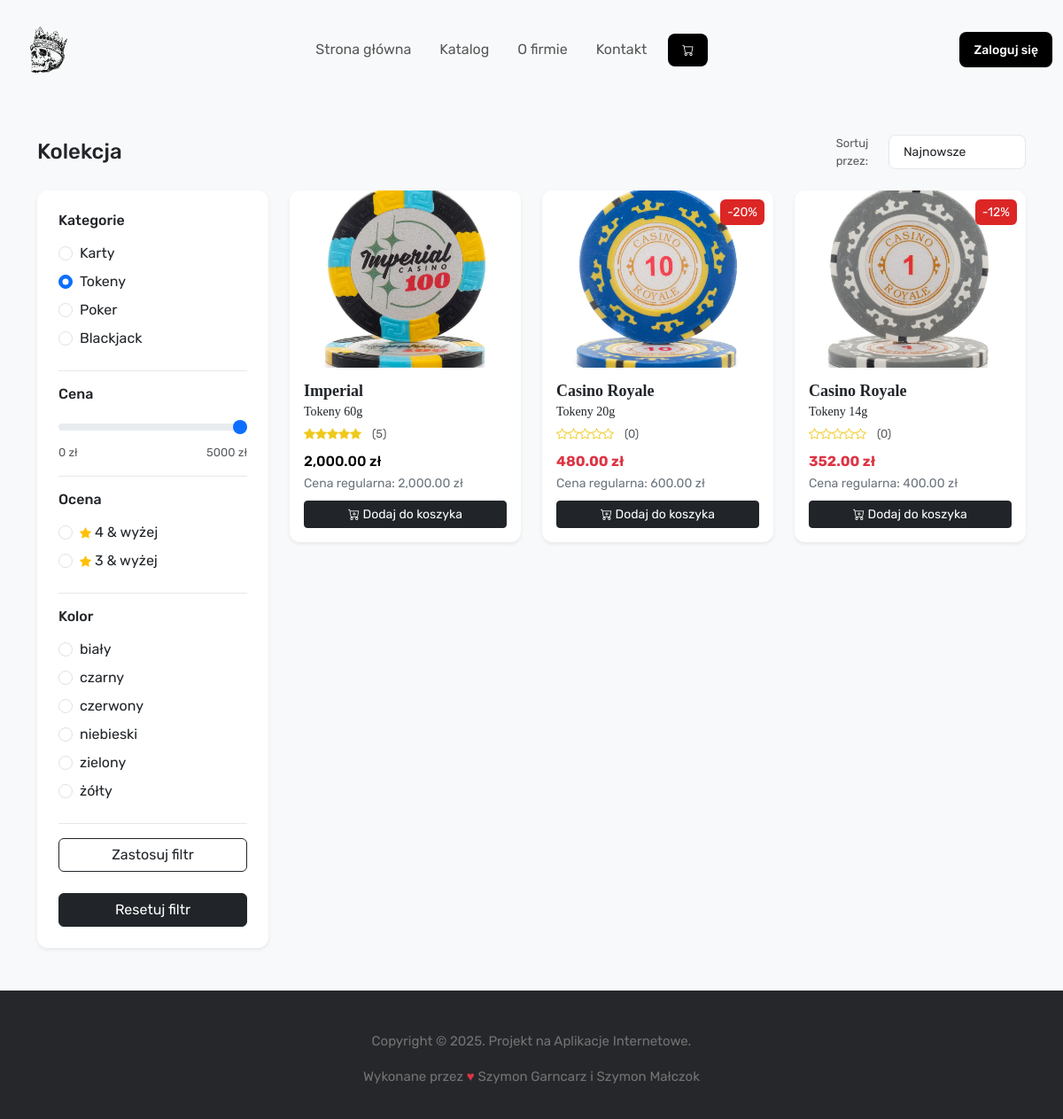
Screenshot of /catalog.php?category=2 with the database file from the repository.
### tables this page shows
CREATE TABLE `kategorie` (
  `id` int(11) NOT NULL,
  `kategoria` varchar(255) NOT NULL
);

CREATE TABLE `kolory` (
  `id` int(11) NOT NULL,
  `kolor` varchar(50) NOT NULL
);

CREATE TABLE `produkty` (
  `id` int(11) NOT NULL,
  `nazwa` varchar(50) NOT NULL,
  `opis` text NOT NULL,
  `kolor_id` int(11) DEFAULT NULL,
  `id_kategorii` int(11) NOT NULL,
  `ilosc` int(11) NOT NULL,
  `cena` float NOT NULL,
  `img_path` varchar(255) NOT NULL,
  `znizka` int(11) NOT NULL,
  `ocena` decimal(2,1) NOT NULL
);

### catalog.php (the view, shortened to what this page needs)
<!DOCTYPE html>
<html lang="pl">
<head>
    <?php include("structure/header.php"); ?>
    <link rel="stylesheet" href="css/catalog.css">
</head>
<body>
    <?= include("structure/nav.php"); ?>
    <body>
        <div class="container py-5">
            <div class="d-flex justify-content-between align-items-center mb-4">
                <h4 class="mb-0">Kolekcja</h4>
                <form method="get" class="d-flex gap-2 align-items-center">
                    <span class="text-muted">Sortuj przez:</span>
                    <select name="sort" class="sort-btn form-select form-select-sm" onchange="this.form.submit()">
                        <option value="newest" <?= (!isset($_GET['sort']) || $_GET['sort'] == 'newest') ? 'selected' : '' ?>>Najnowsze</option>
                    </select>
                </form>
            </div>
            <div class="row g-4">
                <div class="col-lg-3">
                    <form method="get" id="filtersForm">
                        <div class="filter-sidebar p-4 shadow-sm">
                            <div class="filter-group">
                                <h6 class="mb-3">Kategorie</h6>
                                <?php
                                require_once("misc/database.php");
                                $cat_result = mysqli_query($conn, "SELECT id, kategoria FROM kategorie");
                                while ($cat = mysqli_fetch_assoc($cat_result)) {
                                    $checked = (isset($_GET['category']) && $_GET['category'] == $cat['id']) ? 'checked' : '';
                                    echo '<div class="form-check mb-2">
                                            <input class="form-check-input" type="radio" name="category" value="' . $cat['id'] . '" id="cat' . $cat['id'] . '" ' . $checked . '>
                                            <label class="form-check-label" for="cat' . $cat['id'] . '">' . htmlspecialchars($cat['kategoria']) . '</label>
                                          </div>';
                                }
                                ?>
                            </div>
                            <div class="filter-group">
                                <h6 class="mb-3">Cena</h6>
                                <input type="range" class="form-range" min="0" max="5000"
                                    value="<?= isset($_GET['max_price']) ? intval($_GET['max_price']) : 5000 ?>"
                                    name="max_price" oninput="this.nextElementSibling.innerText=this.value+' zł'">
                                <div class="d-flex justify-content-between">
                                    <span class="text-muted">0 zł</span>
                                    <span class="text-muted"><?= isset($_GET['max_price']) ? intval($_GET['max_price']) : 5000 ?> zł</span>
                                </div>
                            </div>
                            <div class="filter-group">
                                <h6 class="mb-3">Ocena</h6>
                                <div class="form-check mb-2">
                                    <input class="form-check-input" type="radio" name="rating" value="4" id="rating4"
                                        <?= (isset($_GET['rating']) && $_GET['rating'] == '4') ? 'checked' : '' ?>>
                                    <label class="form-check-label" for="rating4">
                                        <i class="bi bi-star-fill text-warning"></i> 4 & wyżej
                                    </label>
                                </div>
                                <div class="form-check mb-2">
                                    <input class="form-check-input" type="radio" name="rating" value="3" id="rating3"
                                        <?= (isset($_GET['rating']) && $_GET['rating'] == '3') ? 'checked' : '' ?>>
                                    <label class="form-check-label" for="rating3">
                                        <i class="bi bi-star-fill text-warning"></i> 3 & wyżej
                                    </label>
                                </div>
                            </div>
                            <div class="filter-group">
                                <h6 class="mb-3">Kolor</h6>
                                <?php
                                $color_result = mysqli_query($conn, "SELECT id, kolor FROM kolory");
                                while ($color = mysqli_fetch_assoc($color_result)) {
                                    $val = htmlspecialchars($color['id']);
                                    $name = htmlspecialchars($color['kolor']);
                                    $checked = (isset($_GET['color']) && $_GET['color'] == $val) ? 'checked' : '';
                                    echo '<div class="form-check mb-2">
                                            <input class="form-check-input" type="radio" name="color" value="' . $val . '" id="color_' . $val . '" ' . $checked . '>
                                            <label class="form-check-label" for="color_' . $val . '">' . $name . '</label>
                                          </div>';
                                }
                                ?>
                            </div>
                            <button class="btn btn-outline-dark w-100" type="submit">Zastosuj filtr</button><br><br>
                            <a href="catalog.php" class="btn btn-dark w-100">Resetuj filtr</a>
                        </div>
                    </form>
                </div>
                <div class="col-lg-9">
                    <div class="row g-4">
                        <?php
                        $where = [];
                        if (isset($_GET['category']) && is_numeric($_GET['category'])) {
                            $where[] = "id_kategorii = " . intval($_GET['category']);
                        }
                        $where_sql = $where ? "WHERE " . implode(" AND ", $where) : "";
                        $order = "ORDER BY id DESC";
                        $sql = "SELECT * FROM produkty $where_sql $order";
                        $result = mysqli_query($conn, $sql);
                        while ($row = mysqli_fetch_assoc($result)) {
                            $discount = (int) $row['znizka'];
                            $price = number_format($row['cena'], 2);
                            $final_price = $discount > 0 ? number_format($row['cena'] * (1 - $discount / 100), 2) : $price;
                            ?>
                            <div class="col-md-4">
                                <div class="product-card shadow-sm">
                                    <a href="product_card.php?id=<?= $row['id'] ?>"
                                        style="text-decoration:none;color:inherit;">
                                        <div class="position-relative">
                                            <img src="zdjecia/produkty/<?= htmlspecialchars($row['img_path']) ?>"
                                                class="product-image w-100" alt="Product">
                                            <?php if ($discount > 0): ?>
                                                <span class="discount-badge">-<?= $discount ?>%</span>
                                            <?php endif; ?>
                                        </div>
                                    </a>
                                    <div class="p-3">
                                        <h5 class="mb-1 header"><?= htmlspecialchars($row['nazwa']) ?></h5>
                                        <h6 class="mb-1 header-child"><?= htmlspecialchars($row['opis']) ?></h6>
                                        <div class="rating-stars mb-2">
                                            <?php
                                            $rating = (float) $row['ocena'];
                                            for ($i = 1; $i <= 5; $i++) {
                                                if ($rating >= $i) {
                                                    echo '<i class="bi bi-star-fill"></i>';
                                                } elseif ($rating >= $i - 0.5) {
                                                    echo '<i class="bi bi-star-half"></i>';
                                                } else {
                                                    echo '<i class="bi bi-star"></i>';
                                                }
                                            }
                                            ?>
                                            <span class="text-muted ms-2">(<?= $rating ?>)</span>
                                        </div>
                                        <div class="d-flex justify-content-between align-items-center">
                                            <span class="price<?= $discount > 0 ? ' text-danger fw-bold' : '' ?>">
                                                <?= $final_price ?> zł
                                            </span>
                                        </div>
                                        <small class="text-secondary">Cena regularna: <?= $price ?> zł</small>
                                        <form method="post" action="shopping_cart/add_to_cart.php" class="mt-2">
                                            <button type="submit" class="btn btn-dark btn-sm w-100">
                                                <i class="bi bi-cart-plus"></i> Dodaj do koszyka
                                            </button>
                                        </form>
                                    </div>
                                </div>
                            </div>
                        <?php } ?>
                    </div>
                </div>
            </div>
        </div>
        <?php include("structure/footer.php"); ?>
    </body>
</html>

### css/style.css (style rules this page uses)
* { font-family: "Rubik", sans-serif; }
::placeholder { font-size: 16px; }

### css/catalog.css (style rules this page uses)
body { background-color: #f8f9fa; padding-top: 180px; }
.filter-sidebar { background: white; border-radius: 12px; position: sticky; top: 20px; height: fit-content; }
.product-card { background: white; border-radius: 12px; transition: all 0.3s ease; height: 100%; }
.product-image { height: 200px; object-fit: cover; border-radius: 12px 12px 0 0; }
.price { color: #000000; font-weight: 500; font-family: 'Rubik', sans-serif; }
.header { font-size: 18px; font-family: Bitter; font-weight: 600; }
.header-child { font-family: Bitter; font-size: 14px; font-weight: 500; }
.discount-badge { position: absolute; top: 10px; right: 10px; background: #dc2626; color: white; padding: 4px 8px; border-radius: 6px; font-size: 0.875rem; }
.rating-stars { color: #efc91c; }
.bi { font-size: 13px; }
.text-muted { font-size: 13px; }
.filter-group { border-bottom: 1px solid #e5e7eb; padding-bottom: 1rem; margin-bottom: 1rem; }
.sort-btn { background: white; border: 1px solid #e5e7eb; padding: 8px 16px; border-radius: 8px; transition: all 0.2s; }

### catalog.php (style rules this page uses)
body { padding-top: 80px !important; }

### rows the page displays
kategorie: kategoria "Karty"
kategorie: kategoria "Tokeny"
kategorie: kategoria "Poker"
kategorie: kategoria "Blackjack"
kolory: kolor "biały"
kolory: kolor "czarny"
kolory: kolor "czerwony"
kolory: kolor "niebieski"
kolory: kolor "zielony"
kolory: kolor "żółty"
produkty: img_path (picture), nazwa "Imperial", opis "Tokeny 60g", ocena "5", final_price "2,000.00", cena "2,000.00"
produkty: img_path (picture), znizka "20", nazwa "Casino Royale", opis "Tokeny 20g", ocena "0", final_price "480.00", cena "600.00"
produkty: img_path (picture), znizka "12", nazwa "Casino Royale", opis "Tokeny 14g", ocena "0", final_price "352.00", cena "400.00"
